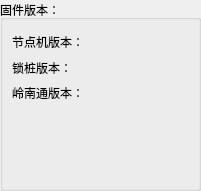
  <widget class="QGroupBox" name="groupBox">
   <property name="geometry">
    <rect>
     <x>20</x>
     <y>70</y>
     <width>201</width>
     <height>191</height>
    </rect>
   </property>
   <property name="title">
    <string>固件版本：</string>
   </property>
   <widget class="QWidget" name="layoutWidget">
    <property name="geometry">
     <rect>
      <x>12</x>
      <y>32</y>
      <width>181</width>
      <height>71</height>
     </rect>
    </property>
    <layout class="QGridLayout" name="gridLayout">
     <item row="0" column="0">
      <widget class="QLabel" name="label">
       <property name="text">
        <string>节点机版本：</string>
       </property>
      </widget>
     </item>
     <item row="0" column="1">
      <widget class="QLabel" name="label_ndevFwVer">
       <property name="styleSheet">
        <string notr="true">color: rgb(0, 0, 255);</string>
       </property>
       <property name="text">
        <string/>
       </property>
       <property name="alignment">
        <set>Qt::AlignRight|Qt::AlignTrailing|Qt::AlignVCenter</set>
       </property>
      </widget>
     </item>
     <item row="1" column="0">
      <widget class="QLabel" name="label_2">
       <property name="text">
        <string>锁桩版本：</string>
       </property>
      </widget>
     </item>
     <item row="1" column="1">
      <widget class="QLabel" name="label_saeFwVer">
       <property name="styleSheet">
        <string notr="true">color: rgb(0, 0, 255);</string>
       </property>
       <property name="text">
        <string/>
       </property>
       <property name="alignment">
        <set>Qt::AlignRight|Qt::AlignTrailing|Qt::AlignVCenter</set>
       </property>
      </widget>
     </item>
     <item row="2" column="0">
      <widget class="QLabel" name="label_6">
       <property name="text">
        <string>岭南通版本：</string>
       </property>
      </widget>
     </item>
     <item row="2" column="1">
      <widget class="QLabel" name="label_lntFwVer">
       <property name="styleSheet">
        <string notr="true">color: rgb(0, 0, 255);</string>
       </property>
       <property name="text">
        <string/>
       </property>
       <property name="alignment">
        <set>Qt::AlignRight|Qt::AlignTrailing|Qt::AlignVCenter</set>
       </property>
      </widget>
     </item>
    </layout>
   </widget>
  </widget>
